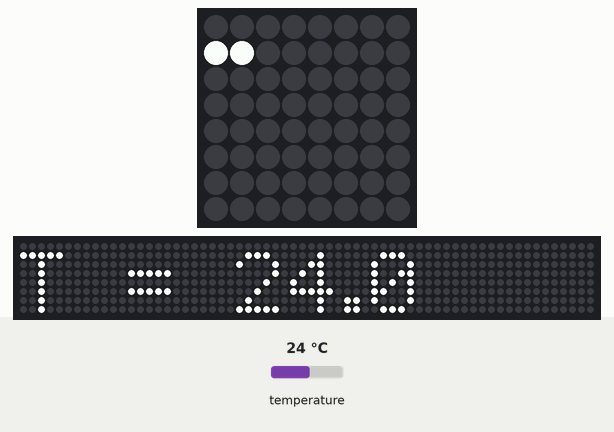
This program was run on a simulated Raspberry Pi (BCM pin numbers) with a Sense HAT. Shown: the Sense HAT's 8×8 RGB LED matrix, a strip that is not on the board, showing the scrolling text unrolled. The inputs (shaded band) are chosen by the test bench; at power-on: temperature 24 °C. No MQTT or app messages arrive unless stated; the 64×8 strip is a reading aid, not a part: it shows the text the matrix is scrolling, unrolled, one strip-width of it at a time.

Above: at 1.3 s.
1.4 s: temperature set to 12 °C
At 11.16 s:
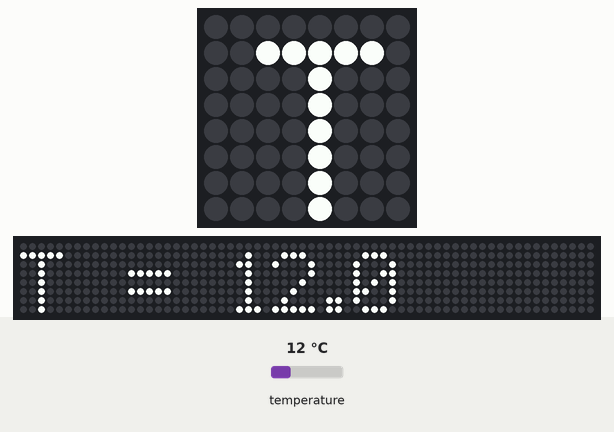
11.7 s: temperature set to 19 °C
At 22.63 s:
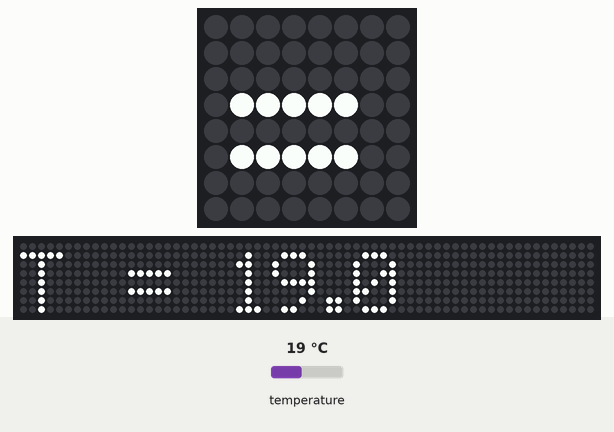
22.7 s: temperature set to 28 °C
At 36.07 s:
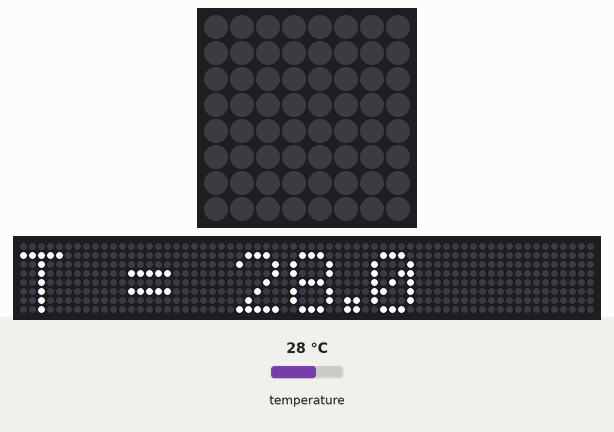

The program:

clientPublish.py
```python
import paho.mqtt.client as mqtt
import time
from sense_hat import SenseHat

sense = SenseHat()

# set up mqtt client
client = mqtt.Client("python_pub")
broker = ""
topic = ""

#set server to publish to
client.connect(broker, 1883)
client.loop_start()

while True:
    temp = sense.get_temperature()
    temp = round(temp, 2)
    msg_temp = "T = %s" % (temp)

    sense.show_message(msg_temp)

    #publish temperature to topic
    client.publish(topic, msg_temp)

    #pause for 5 seconds
    time.sleep(5)
```
